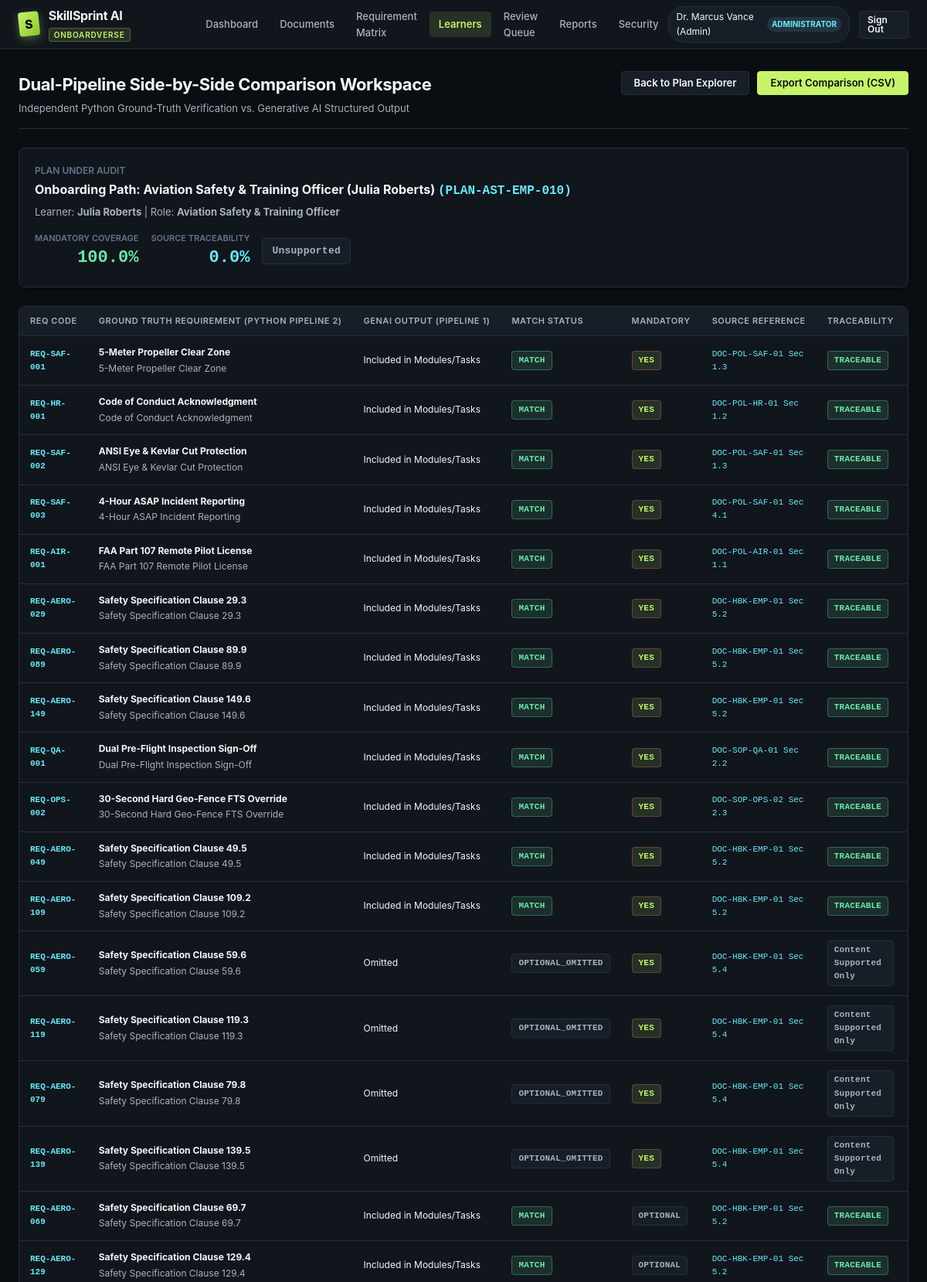
The page /onboarding/plan/PLAN-AST-EMP-010/comparison (signed in, upper part) on the database its author committed.
### tables this page shows
CREATE TABLE users (
    user_id TEXT PRIMARY KEY,
    username TEXT NOT NULL UNIQUE,
    email TEXT NOT NULL UNIQUE,
    password_hash TEXT NOT NULL,
    system_role_id TEXT NOT NULL,
    full_name TEXT NOT NULL,
    is_active INTEGER DEFAULT 1,
    created_at TIMESTAMP DEFAULT CURRENT_TIMESTAMP,
    last_login TIMESTAMP,
    FOREIGN KEY (system_role_id) REFERENCES system_roles(role_id)
);

CREATE TABLE system_roles (
    role_id TEXT PRIMARY KEY,
    name TEXT NOT NULL UNIQUE,
    description TEXT,
    created_at TIMESTAMP DEFAULT CURRENT_TIMESTAMP
);

CREATE TABLE onboarding_plans (
    plan_id TEXT PRIMARY KEY,
    employee_id TEXT NOT NULL,
    job_role_id TEXT NOT NULL,
    plan_version INTEGER DEFAULT 1,
    title TEXT NOT NULL,
    status TEXT NOT NULL DEFAULT 'Draft', -- Draft, Verified, Verified with Warning, Incomplete, Unsupported, Contradictory, Manual Review Required, Approved, Active
    verification_status TEXT DEFAULT 'Unverified',
    coverage_score REAL DEFAULT 0.0,
    traceability_score REAL DEFAULT 0.0,
    consistency_score REAL DEFAULT 100.0,
    total_mandatory_requirements INTEGER DEFAULT 0,
    covered_mandatory_requirements INTEGER DEFAULT 0,
    missing_mandatory_count INTEGER DEFAULT 0,
    unsupported_items_count INTEGER DEFAULT 0,
    contradiction_count INTEGER DEFAULT 0,
    duplicate_items_count INTEGER DEFAULT 0,
    generated_json TEXT,
    generation_log_id TEXT,
    created_by TEXT,
    approved_by TEXT,
    approved_at TIMESTAMP,
    created_at TIMESTAMP DEFAULT CURRENT_TIMESTAMP,
    updated_at TIMESTAMP DEFAULT CURRENT_TIMESTAMP,
    FOREIGN KEY (employee_id) REFERENCES employees(employee_id) ON DELETE CASCADE,
    FOREIGN KEY (job_role_id) REFERENCES job_roles(role_id),
    FOREIGN KEY (generation_log_id) REFERENCES generation_logs(log_id)
);

CREATE TABLE employees (
    employee_id TEXT PRIMARY KEY,
    user_id TEXT UNIQUE,
    first_name TEXT NOT NULL,
    last_name TEXT NOT NULL,
    email TEXT NOT NULL UNIQUE,
    job_role_id TEXT NOT NULL,
    dept_id TEXT NOT NULL,
    experience_level TEXT NOT NULL, -- Beginner, Intermediate, Advanced
    location TEXT NOT NULL,
    joining_date DATE NOT NULL,
    reporting_manager TEXT,
    previous_experience_years REAL DEFAULT 0.0,
    training_status TEXT DEFAULT 'On Track', -- On Track, Requires Attention, Behind Schedule, Assessment Required, Completed
    created_at TIMESTAMP DEFAULT CURRENT_TIMESTAMP,
    FOREIGN KEY (user_id) REFERENCES users(user_id) ON DELETE SET NULL,
    FOREIGN KEY (job_role_id) REFERENCES job_roles(role_id),
    FOREIGN KEY (dept_id) REFERENCES departments(dept_id)
);

CREATE TABLE job_roles (
    role_id TEXT PRIMARY KEY,
    code TEXT NOT NULL UNIQUE,
    title TEXT NOT NULL,
    dept_id TEXT NOT NULL,
    description TEXT,
    experience_level_default TEXT DEFAULT 'Intermediate', -- Beginner, Intermediate, Advanced
    is_active INTEGER DEFAULT 1,
    created_at TIMESTAMP DEFAULT CURRENT_TIMESTAMP,
    FOREIGN KEY (dept_id) REFERENCES departments(dept_id)
);

CREATE TABLE comparison_results (
    comparison_id TEXT PRIMARY KEY,
    plan_id TEXT NOT NULL,
    requirement_id TEXT NOT NULL,
    job_role_id TEXT NOT NULL,
    python_expected_text TEXT NOT NULL,
    genai_generated_text TEXT,
    match_status TEXT NOT NULL, -- MATCH, MISMATCH, MISSING_IN_AI, UNSUPPORTED_IN_AI, OUTDATED_SOURCE, CONTRADICTION
    source_document_id TEXT,
    source_section_id TEXT,
    coverage_status TEXT NOT NULL, -- Covered, Uncovered, Partial
    traceability_status TEXT NOT NULL, -- Fully Traceable, Untraceable, Invalid Section
    validation_status TEXT NOT NULL, -- Verified, Warning, Flagged
    disagreement_explanation TEXT,
    created_at TIMESTAMP DEFAULT CURRENT_TIMESTAMP,
    FOREIGN KEY (plan_id) REFERENCES onboarding_plans(plan_id) ON DELETE CASCADE,
    FOREIGN KEY (requirement_id) REFERENCES requirements(requirement_id)
);

CREATE TABLE requirements (
    requirement_id TEXT PRIMARY KEY, -- Stable ID e.g., REQ-POL-SEC-001
    code TEXT NOT NULL UNIQUE,
    document_id TEXT NOT NULL,
    section_id TEXT NOT NULL,
    version_tag TEXT NOT NULL,
    category TEXT NOT NULL, -- Security, Safety, HR, Compliance, Technical SOP, Quality
    title TEXT NOT NULL,
    description TEXT NOT NULL,
    requirement_type TEXT NOT NULL, -- Must Know, Must Complete, Must Demonstrate, Must Acknowledge, Recommended, Optional
    is_mandatory INTEGER NOT NULL DEFAULT 1, -- 1 for mandatory, 0 for optional
    priority TEXT NOT NULL DEFAULT 'High', -- Critical, High, Medium, Low
    compliance_ref TEXT,
    is_active INTEGER DEFAULT 1,
    created_at TIMESTAMP DEFAULT CURRENT_TIMESTAMP,
    FOREIGN KEY (document_id) REFERENCES documents(document_id) ON DELETE CASCADE
);

### src/routes/app_routes.py (the view)
@routes_bp.route("/onboarding/plan/<plan_id>/comparison")
@login_required
def comparison_view(plan_id):
    plan = query_one(
        """
        SELECT op.*, e.first_name, e.last_name, jr.title as role_title
        FROM onboarding_plans op
        JOIN employees e ON op.employee_id = e.employee_id
        JOIN job_roles jr ON op.job_role_id = jr.role_id
        WHERE op.plan_id = ?
        """,
        (plan_id,)
    )
    if not plan:
        flash("Plan not found.", "error")
        return redirect(url_for("routes.dashboard_view"))
    comparison_items = get_plan_comparison_report(plan_id)
    return render_template("comparison.html", active_page="employees", plan=plan, comparison_items=comparison_items)

### src/comparison_engine/comparator.py (called while the page is built)
def get_plan_comparison_report(plan_id: str) -> List[Dict[str, Any]]:
    sql = """
        SELECT
            cr.comparison_id,
            cr.requirement_id,
            r.code as requirement_code,
            r.title as requirement_title,
            r.category as requirement_category,
            r.is_mandatory,
            cr.python_expected_text,
            cr.genai_generated_text,
            cr.match_status,
            cr.source_document_id,
            cr.source_section_id,
            cr.coverage_status,
            cr.traceability_status,
            cr.validation_status,
            cr.disagreement_explanation
        FROM comparison_results cr
        LEFT JOIN requirements r ON cr.requirement_id = r.requirement_id
        WHERE cr.plan_id = ?
        ORDER BY r.is_mandatory DESC, cr.match_status ASC
    """
    return query_all(sql, (plan_id,))

### src/core/auth.py (called while the page is built)
def get_current_user() -> Optional[Dict[str, Any]]:
    user_id = session.get("user_id")
    if not user_id:
        return None
    user = query_one(
        """
        SELECT u.user_id, u.username, u.email, u.full_name, u.is_active,
               sr.role_id as system_role_id, sr.name as role_name
        FROM users u
        JOIN system_roles sr ON u.system_role_id = sr.role_id
        WHERE u.user_id = ? AND u.is_active = 1
        """,
        (user_id,)
    )
    return user

def login_required(f: Callable) -> Callable:
    @wraps(f)
    def decorated_function(*args, **kwargs):
        user = get_current_user()
        if not user:
            if request.is_json or request.path.startswith("/api/"):
                return jsonify({"error": "Authentication required", "status": 401}), 401
            return redirect(url_for("auth.login_view", next=request.url))
        g.current_user = user
        return f(*args, **kwargs)
    return decorated_function

### src/database/db.py (called while the page is built, shortened)
def resolve_db_path() -> str:
    env_path = os.environ.get("SKILLSPRINT_DB_PATH")
    if env_path:
        return env_path

def dict_factory(cursor: sqlite3.Cursor, row: Tuple) -> Dict[str, Any]:
    d = {}
    for idx, col in enumerate(cursor.description):
        d[col[0]] = row[idx]
    return d

def query_all(query: str, params: Tuple = ()) -> List[Dict[str, Any]]:
    with get_db_connection() as conn:
        cur = conn.cursor()
        cur.execute(query, params)
        return cur.fetchall()

### src/routes/app_routes.py (called while the page is built)
@routes_bp.before_request
def load_user():
    g.current_user = get_current_user()

### templates/comparison.html (shortened to what this page needs)
{% extends "base.html" %}
{% block content %}
<div class="page-header">
  <div class="page-title-group">
    <h1>Dual-Pipeline Side-by-Side Comparison Workspace</h1>
    <p>Independent Python Ground-Truth Verification vs. Generative AI Structured Output</p>
  </div>
  <div class="page-actions">
    <a href="{{ url_for('routes.plan_detail_view', plan_id=plan.plan_id) }}" class="btn btn-secondary">Back to Plan Explorer</a>
    <a href="{{ url_for('routes.export_comparison_csv', plan_id=plan.plan_id) }}" class="btn btn-primary">Export Comparison (CSV)</a>
  </div>
</div>
<div class="card-3d" style="margin-bottom: 24px; padding: 20px;">
  <div style="display: flex; justify-content: space-between; align-items: center; flex-wrap: wrap; gap: 16px;">
    <div>
      <div style="font-size: 12px; text-transform: uppercase; color: var(--text-muted); font-weight: 600;">Plan Under Audit</div>
      <h3 style="font-size: 16px; color: var(--text-primary); margin-top: 2px;">
        {{ plan.title }} <span style="font-family: var(--font-mono); color: var(--accent-secondary);">({{ plan.plan_id }})</span>
      </h3>
      <div style="font-size: 13px; color: var(--text-secondary); margin-top: 4px;">
        Learner: <strong>{{ plan.first_name }} {{ plan.last_name }}</strong> | Role: <strong>{{ plan.role_title }}</strong>
      </div>
    </div>
    <div style="display: flex; gap: 16px; align-items: center;">
      <div style="text-align: right;">
        <div style="font-size: 11px; text-transform: uppercase; color: var(--text-muted); font-weight: 600;">Mandatory Coverage</div>
        <div style="font-size: 22px; font-weight: 700; font-family: var(--font-mono); color: {% if plan.coverage_score == 100 %}var(--status-positive){% else %}var(--status-warning){% endif %};">
          {{ plan.coverage_score | round(1) }}%
        </div>
      </div>
      <div style="text-align: right;">
        <div style="font-size: 11px; text-transform: uppercase; color: var(--text-muted); font-weight: 600;">Source Traceability</div>
        <div style="font-size: 22px; font-weight: 700; font-family: var(--font-mono); color: var(--accent-secondary);">
          {{ plan.traceability_score | round(1) }}%
        </div>
      </div>
      <div>
        {% if plan.verification_status == 'Verified' %}
          <span class="badge badge-verified" style="font-size: 13px; padding: 6px 12px;">VERIFIED</span>
        {% elif plan.verification_status == 'Verified with Warning' %}
          <span class="badge badge-warning" style="font-size: 13px; padding: 6px 12px;">VERIFIED WITH WARNING</span>
        {% elif plan.verification_status == 'Contradictory' %}
          <span class="badge badge-critical" style="font-size: 13px; padding: 6px 12px;">CONTRADICTORY</span>
        {% else %}
          <span class="badge badge-neutral" style="font-size: 13px; padding: 6px 12px;">{{ plan.verification_status }}</span>
        {% endif %}
      </div>
    </div>
  </div>
</div>
<div class="table-container">
  <table class="data-table">
    <thead>
      <tr>
        <th>Req Code</th>
        <th>Ground Truth Requirement (Python Pipeline 2)</th>
        <th>GenAI Output (Pipeline 1)</th>
        <th>Match Status</th>
        <th>Mandatory</th>
        <th>Source Reference</th>
        <th>Traceability</th>
        <th>Disagreement Audit / Notes</th>
      </tr>
    </thead>
    <tbody>
      {% for item in comparison_items %}
      <tr class="filterable-row">
        <td style="font-family: var(--font-mono); font-size: 11px; font-weight: 700; color: var(--accent-secondary);">
          {{ item.requirement_code }}
        </td>
        <td style="max-width: 260px; font-size: 12px;">
          <strong>{{ item.requirement_title }}</strong>
          <div style="color: var(--text-secondary); margin-top: 2px;">{{ item.python_expected_text }}</div>
        </td>
        <td style="max-width: 240px; font-size: 12px;">
          {{ item.genai_generated_text }}
        </td>
        <td>
          {% if item.match_status == 'MATCH' %}
            <span class="badge badge-verified">MATCH</span>
          {% elif item.match_status == 'MISSING_IN_AI' %}
            <span class="badge badge-warning">MISSING IN AI</span>
          {% elif item.match_status == 'UNSUPPORTED_IN_AI' %}
            <span class="badge badge-critical">UNSUPPORTED</span>
          {% elif item.match_status == 'OUTDATED_SOURCE' %}
            <span class="badge badge-critical">OUTDATED</span>
          {% elif item.match_status == 'CONTRADICTION' %}
            <span class="badge badge-critical">CONTRADICTION</span>
          {% else %}
            <span class="badge badge-neutral">{{ item.match_status }}</span>
          {% endif %}
        </td>
        <td>
          {% if item.is_mandatory == 1 %}
            <span class="badge badge-critical" style="background-color: var(--accent-primary-alpha); color: var(--accent-primary);">YES</span>
          {% else %}
            <span class="badge badge-neutral">OPTIONAL</span>
          {% endif %}
        </td>
        <td style="font-family: var(--font-mono); font-size: 11px; color: var(--accent-secondary);">
          {{ item.source_document_id }} Sec {{ item.source_section_id }}
        </td>
        <td>
          {% if item.traceability_status == 'Fully Traceable' %}
            <span class="badge badge-verified">TRACEABLE</span>
          {% else %}
            <span class="badge badge-neutral">{{ item.traceability_status }}</span>
          {% endif %}
        </td>
        <td style="font-size: 11px; color: var(--text-secondary); max-width: 220px;">
        </td>
      </tr>
      {% endfor %}
    </tbody>
  </table>
</div>
{% endblock %}

### templates/base.html (shortened to what this page needs)
<!DOCTYPE html>
<html lang="en">
<head>
  <link rel="stylesheet" href="{{ url_for('static', filename='css/styles.css') }}">
</head>
<body>
  <header class="app-header">
    <div style="display: flex; align-items: center; gap: 20px;">
      <a href="{{ url_for('routes.dashboard_view') if g.current_user else url_for('routes.landing_view') }}" class="brand-container" id="brandLink">
        <div class="brand-logo-3d">S</div>
        <div>
          <span class="brand-text">SkillSprint AI</span>
          <span class="brand-badge">OnboardVerse</span>
        </div>
      </a>
      {% if g.current_user %}
      <nav class="main-nav" id="mainNav" aria-label="Main Navigation">
        <a href="{{ url_for('routes.dashboard_view') }}" class="nav-link {% if active_page == 'dashboard' %}active{% endif %}" id="navDashboard">Dashboard</a>
        <a href="{{ url_for('routes.documents_view') }}" class="nav-link {% if active_page == 'documents' %}active{% endif %}" id="navDocuments">Documents</a>
        <a href="{{ url_for('routes.matrix_view') }}" class="nav-link {% if active_page == 'matrix' %}active{% endif %}" id="navMatrix">Requirement Matrix</a>
        <a href="{{ url_for('routes.employees_view') }}" class="nav-link {% if active_page == 'employees' %}active{% endif %}" id="navEmployees">Learners</a>
        <a href="{{ url_for('routes.review_queue_view') }}" class="nav-link {% if active_page == 'review' %}active{% endif %}" id="navReview">Review Queue</a>
        <a href="{{ url_for('routes.reports_view') }}" class="nav-link {% if active_page == 'reports' %}active{% endif %}" id="navReports">Reports</a>
        <a href="{{ url_for('routes.security_tests_view') }}" class="nav-link {% if active_page == 'security' %}active{% endif %}" id="navSecurity">Security</a>
      </nav>
      {% endif %}
    </div>
    <div class="user-nav-profile">
      {% if g.current_user %}
        <div class="user-pill" id="userProfilePill">
          <span>{{ g.current_user.full_name }}</span>
          <span class="role-badge">{{ g.current_user.role_name }}</span>
        </div>
        <a href="{{ url_for('auth.logout') }}" class="btn btn-secondary btn-sm" id="logoutBtn">Sign Out</a>
      {% else %}
        <a href="{{ url_for('auth.login_view') }}" class="btn btn-primary btn-sm" id="loginHeaderBtn">Sign In</a>
      {% endif %}
    </div>
  </header>
  <main class="main-content" id="mainContent">
    {% if content_override %}
      {{ content_override|safe }}
    {% else %}
      {% block content %}{% endblock %}
    {% endif %}
  </main>
</body>
</html>

### rows shown on the page
users: current_user.full_name "Dr. Marcus Vance (Admin)"
system_roles: current_user.role_name "ADMINISTRATOR"
onboarding_plans: title "Onboarding Path: Aviation Safety & Training Officer (Julia Roberts)", plan_id "PLAN-AST-EMP-010", coverage_score "100.0", traceability_score "0.0", verification_status "Unsupported"
employees: first_name "Julia", last_name "Roberts"
job_roles: role_title "Aviation Safety & Training Officer"
comparison_results: requirement_code "REQ-SAF-001", requirement_title "5-Meter Propeller Clear Zone", python_expected_text "5-Meter Propeller Clear Zone", genai_generated_text "Included in Modules/Tasks", match_status "MATCH", shows "YES", source_document_id "DOC-POL-SAF-01", source_section_id "1.3", traceability_status "TRACEABLE"
comparison_results: requirement_code "REQ-HR-001", requirement_title "Code of Conduct Acknowledgment", python_expected_text "Code of Conduct Acknowledgment", genai_generated_text "Included in Modules/Tasks", match_status "MATCH", shows "YES", source_document_id "DOC-POL-HR-01", source_section_id "1.2", traceability_status "TRACEABLE"
comparison_results: requirement_code "REQ-SAF-002", requirement_title "ANSI Eye & Kevlar Cut Protection", python_expected_text "ANSI Eye & Kevlar Cut Protection", genai_generated_text "Included in Modules/Tasks", match_status "MATCH", shows "YES", source_document_id "DOC-POL-SAF-01", source_section_id "1.3", traceability_status "TRACEABLE"
comparison_results: requirement_code "REQ-SAF-003", requirement_title "4-Hour ASAP Incident Reporting", python_expected_text "4-Hour ASAP Incident Reporting", genai_generated_text "Included in Modules/Tasks", match_status "MATCH", shows "YES", source_document_id "DOC-POL-SAF-01", source_section_id "4.1", traceability_status "TRACEABLE"
comparison_results: requirement_code "REQ-AIR-001", requirement_title "FAA Part 107 Remote Pilot License", python_expected_text "FAA Part 107 Remote Pilot License", genai_generated_text "Included in Modules/Tasks", match_status "MATCH", shows "YES", source_document_id "DOC-POL-AIR-01", source_section_id "1.1", traceability_status "TRACEABLE"
comparison_results: requirement_code "REQ-AERO-029", requirement_title "Safety Specification Clause 29.3", python_expected_text "Safety Specification Clause 29.3", genai_generated_text "Included in Modules/Tasks", match_status "MATCH", shows "YES", source_document_id "DOC-HBK-EMP-01", source_section_id "5.2", traceability_status "TRACEABLE"
comparison_results: requirement_code "REQ-AERO-089", requirement_title "Safety Specification Clause 89.9", python_expected_text "Safety Specification Clause 89.9", genai_generated_text "Included in Modules/Tasks", match_status "MATCH", shows "YES", source_document_id "DOC-HBK-EMP-01", source_section_id "5.2", traceability_status "TRACEABLE"
comparison_results: requirement_code "REQ-AERO-149", requirement_title "Safety Specification Clause 149.6", python_expected_text "Safety Specification Clause 149.6", genai_generated_text "Included in Modules/Tasks", match_status "MATCH", shows "YES", source_document_id "DOC-HBK-EMP-01", source_section_id "5.2", traceability_status "TRACEABLE"
comparison_results: requirement_code "REQ-QA-001", requirement_title "Dual Pre-Flight Inspection Sign-Off", python_expected_text "Dual Pre-Flight Inspection Sign-Off", genai_generated_text "Included in Modules/Tasks", match_status "MATCH", shows "YES", source_document_id "DOC-SOP-QA-01", source_section_id "2.2", traceability_status "TRACEABLE"
comparison_results: requirement_code "REQ-OPS-002", requirement_title "30-Second Hard Geo-Fence FTS Override", python_expected_text "30-Second Hard Geo-Fence FTS Override", genai_generated_text "Included in Modules/Tasks", match_status "MATCH", shows "YES", source_document_id "DOC-SOP-OPS-02", source_section_id "2.3", traceability_status "TRACEABLE"
comparison_results: requirement_code "REQ-AERO-049", requirement_title "Safety Specification Clause 49.5", python_expected_text "Safety Specification Clause 49.5", genai_generated_text "Included in Modules/Tasks", match_status "MATCH", shows "YES", source_document_id "DOC-HBK-EMP-01", source_section_id "5.2", traceability_status "TRACEABLE"
comparison_results: requirement_code "REQ-AERO-109", requirement_title "Safety Specification Clause 109.2", python_expected_text "Safety Specification Clause 109.2", genai_generated_text "Included in Modules/Tasks", match_status "MATCH", shows "YES", source_document_id "DOC-HBK-EMP-01", source_section_id "5.2", traceability_status "TRACEABLE"
comparison_results: requirement_code "REQ-AERO-059", requirement_title "Safety Specification Clause 59.6", python_expected_text "Safety Specification Clause 59.6", genai_generated_text "Omitted", match_status "OPTIONAL_OMITTED", shows "YES", source_document_id "DOC-HBK-EMP-01", source_section_id "5.4", traceability_status "Content Supported Only"
comparison_results: requirement_code "REQ-AERO-119", requirement_title "Safety Specification Clause 119.3", python_expected_text "Safety Specification Clause 119.3", genai_generated_text "Omitted", match_status "OPTIONAL_OMITTED", shows "YES", source_document_id "DOC-HBK-EMP-01", source_section_id "5.4", traceability_status "Content Supported Only"
comparison_results: requirement_code "REQ-AERO-079", requirement_title "Safety Specification Clause 79.8", python_expected_text "Safety Specification Clause 79.8", genai_generated_text "Omitted", match_status "OPTIONAL_OMITTED", shows "YES", source_document_id "DOC-HBK-EMP-01", source_section_id "5.4", traceability_status "Content Supported Only"
comparison_results: requirement_code "REQ-AERO-139", requirement_title "Safety Specification Clause 139.5", python_expected_text "Safety Specification Clause 139.5", genai_generated_text "Omitted", match_status "OPTIONAL_OMITTED", shows "YES", source_document_id "DOC-HBK-EMP-01", source_section_id "5.4", traceability_status "Content Supported Only"
comparison_results: requirement_code "REQ-AERO-069", requirement_title "Safety Specification Clause 69.7", python_expected_text "Safety Specification Clause 69.7", genai_generated_text "Included in Modules/Tasks", match_status "MATCH", shows "OPTIONAL", source_document_id "DOC-HBK-EMP-01", source_section_id "5.2", traceability_status "TRACEABLE"
comparison_results: requirement_code "REQ-AERO-129", requirement_title "Safety Specification Clause 129.4", python_expected_text "Safety Specification Clause 129.4", genai_generated_text "Included in Modules/Tasks", match_status "MATCH", shows "OPTIONAL", source_document_id "DOC-HBK-EMP-01", source_section_id "5.2", traceability_status "TRACEABLE"
